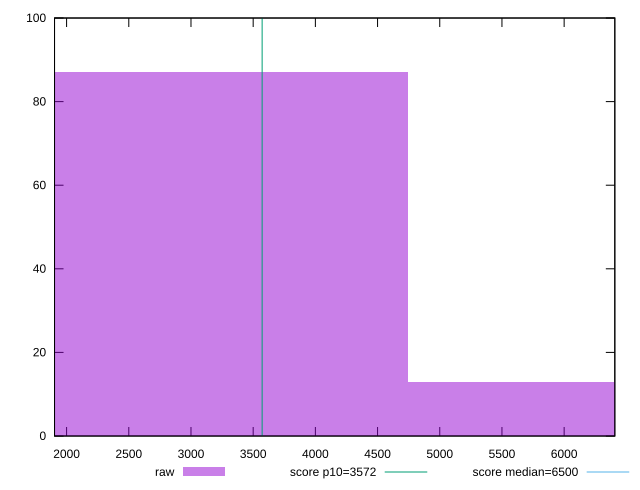

This figure's gnuplot source:
reset

$raw <<EOF
3161.391007783899 87
6322.782015567798 13
EOF

set key outside below
set boxwidth 3161.391007783899
set xrange [1903.0334999999995:6407.432999999999]
set yrange [0:100]
set trange [0:100]
set style fill transparent solid 0.5 noborder

set parametric
set terminal svg size 640, 490 enhanced background rgb 'white'
set output "report_00019_2021-02-10T18-14-37.922Z//first-cpu-idle/samples/pages+cached+noadtech+nomedia/raw/histogram.svg"

plot $raw title "raw" with boxes, \
     3572,t title "score p10=3572", \
     6500,t title "score median=6500"

reset
